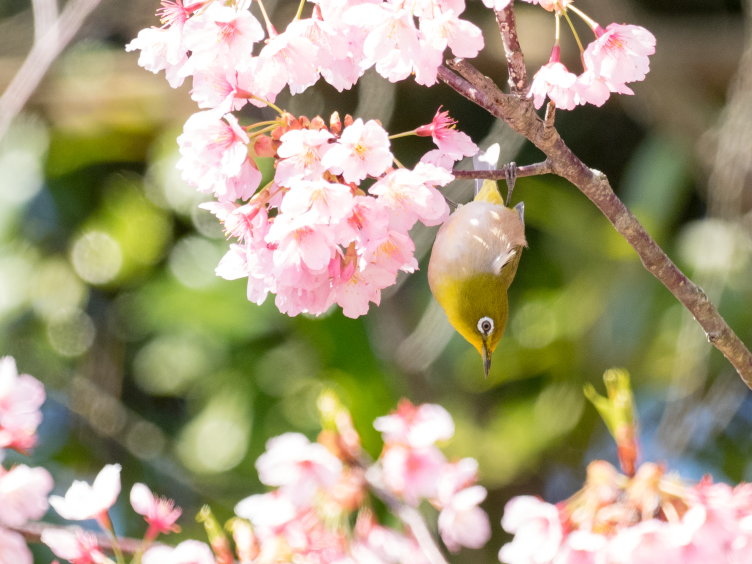
#> input picture NLM/P3120045-5.jpg, 2256 x 1692 px (shown at 1/3 size)
$ python nlm_for_each_color.py P3120045-5.jpg   (Python 2 division)
#> lines starting #> are read from the running program, lines starting #| are printed output that depends on the picture
#!/usr/bin/env python
# -*- coding: utf-8 -*-

import argparse
import numpy as np
import matplotlib.pyplot as plt
import cv2

parser = argparse.ArgumentParser(description='Non-local means')
parser.add_argument('input', help='input filename')
parser.add_argument('--smoothing_strength', '-s', default=3, type=float,
                    help='smoothing strength a.k.a parameter h of non-local means.')
parser.add_argument('--search_window_size', '-w', default=21, type=int,
                    help='search window size')
parser.add_argument('--patch_size', '-p', default=7, type=int,
                     help='patch size')
args = parser.parse_args()

def nl_means_for_each_color(img, param_h, patch_size, search_size):
    """ 色毎にnl-meansを実行 """
    dst    = np.zeros(img.shape, np.uint8)
    dst[:, :, 0]   = cv2.fastNlMeansDenoising(img[:, :, 0], param_h, patch_size, search_size)
    dst[:, :, 1]   = cv2.fastNlMeansDenoising(img[:, :, 1], param_h, patch_size, search_size)
    dst[:, :, 2]   = cv2.fastNlMeansDenoising(img[:, :, 2], param_h, patch_size, search_size)
    return  dst

r   = 64

input   = args.input
param_h = args.smoothing_strength
search_size = args.search_window_size
patch_size  = args.patch_size
print   'param_h', param_h, 'search', search_size, 'patch', patch_size

img = cv2.imread(input)
#> img is the input picture: shape (1692, 2256, 3); mean B, G, R 124.6, 155.5, 165.4
h, w    = img.shape[:2]
#> h = 1692; w = 2256
img = cv2.resize(img, (w / 4, h / 4))
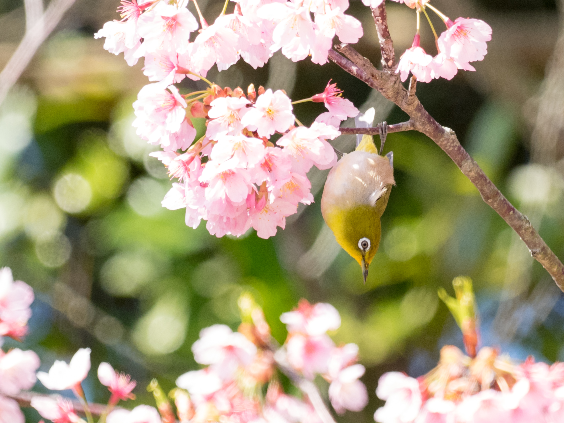
#> img: shape (423, 564, 3); mean B, G, R 124.7, 155.6, 165.6
h, w    = img.shape[:2]
#> h = 423; w = 564
cv2.imwrite('result/resize.png', img)

print   'NLM...'
dst = cv2.fastNlMeansDenoisingColored(img, param_h, param_h, patch_size, search_size)
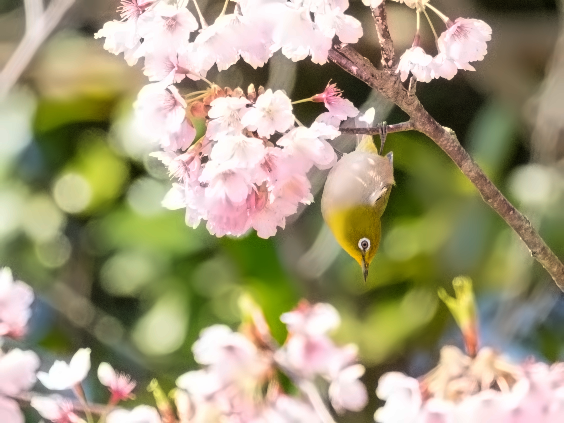
#> dst: shape (423, 564, 3); mean B, G, R 123.7, 155.5, 164.1

print   'NLM for each colors...'
dst_for_each_color  = nl_means_for_each_color(img, param_h, patch_size, search_size)
#> in nl_means_for_each_color, `dst[:, :, 0]   = cv2.fastNlMeansDenoising(img[:, :, 0], param_h, patch..`:
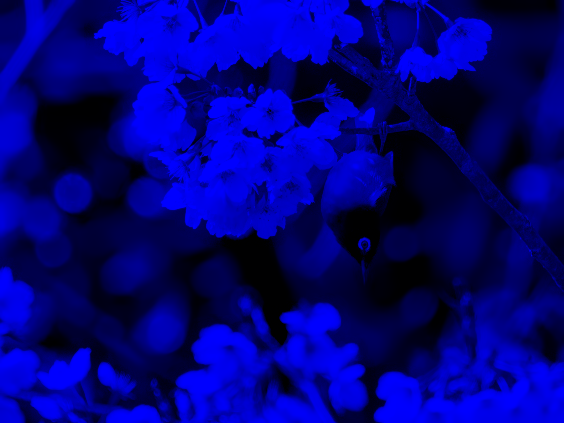
#> dst: shape (423, 564, 3); mean B, G, R 124.7, 0, 0
#> in nl_means_for_each_color, `dst[:, :, 1]   = cv2.fastNlMeansDenoising(img[:, :, 1], param_h, patch..`:
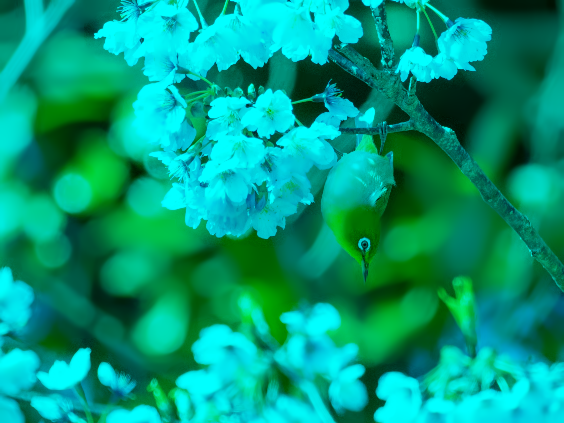
#> dst: shape (423, 564, 3); mean B, G, R 124.7, 155.6, 0

cv2.imwrite('result/result.png', dst)
cv2.imwrite('result/result_for_each_color.png', dst_for_each_color)

img = cv2.cvtColor(img, cv2.COLOR_BGR2RGB)
dst = cv2.cvtColor(dst, cv2.COLOR_BGR2RGB)
dst_for_each_color  = cv2.cvtColor(dst_for_each_color, cv2.COLOR_BGR2RGB)

plt.figure(figsize = (10, 7.5))
plt.suptitle('Example of non-local means')

plt.subplot(231)
plt.imshow(img)
plt.axis('off')
plt.title('Noisy input')

plt.subplot(232)
plt.imshow(dst)
plt.axis('off')
plt.title('NL-means, h = {}'.format(param_h))

plt.subplot(233)
plt.imshow(dst_for_each_color)
plt.axis('off')
plt.title('NL-means for each color, h = {}'.format(param_h))

plt.subplot(234)
plt.imshow(img[h/2 - r:h/2 + r, w/2 - r: w/2 + r])
plt.axis('off')

plt.subplot(235)
plt.imshow(dst[h/2 - r:h/2 + r, w/2 - r: w/2 + r])
plt.axis('off')

plt.subplot(236)
plt.imshow(dst_for_each_color[h/2 - r:h/2 + r, w/2 - r: w/2 + r])
plt.axis('off')

plt.subplots_adjust(0, 0, 1, 0.9, 0, 0.1)
plt.savefig('result/fig.png')
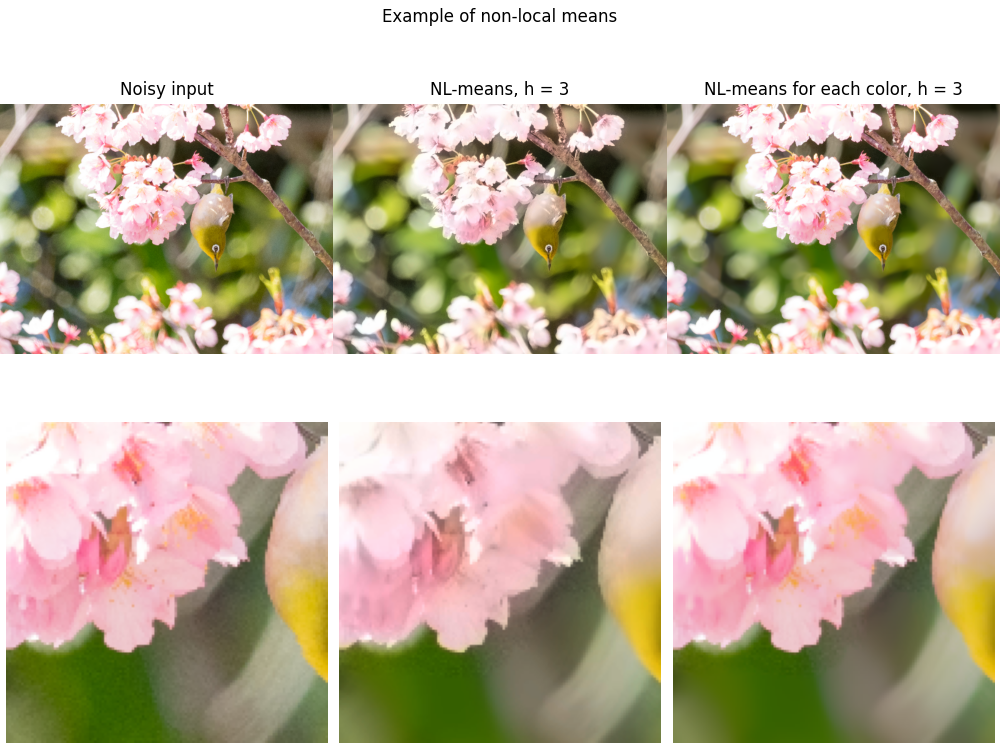
#> figure drawn by matplotlib, 6 panels

plt.show()
